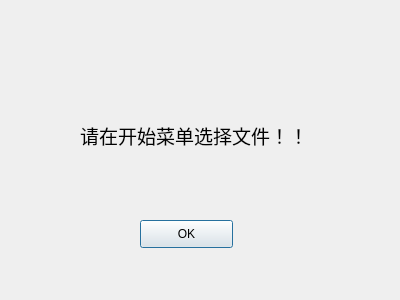
<?xml version="1.0" encoding="UTF-8"?>
<ui version="4.0">
 <class>Dialog</class>
 <widget class="QDialog" name="Dialog">
  <property name="geometry">
   <rect>
    <x>0</x>
    <y>0</y>
    <width>400</width>
    <height>300</height>
   </rect>
  </property>
  <property name="windowTitle">
   <string>警告！！！！</string>
  </property>
  <widget class="QPushButton" name="pushButton">
   <property name="geometry">
    <rect>
     <x>140</x>
     <y>220</y>
     <width>93</width>
     <height>28</height>
    </rect>
   </property>
   <property name="text">
    <string>OK</string>
   </property>
  </widget>
  <widget class="QLabel" name="label">
   <property name="geometry">
    <rect>
     <x>80</x>
     <y>100</y>
     <width>251</width>
     <height>71</height>
    </rect>
   </property>
   <property name="font">
    <font>
     <family>AgudaBoldW01-Regular</family>
     <pointsize>14</pointsize>
    </font>
   </property>
   <property name="text">
    <string>请在开始菜单选择文件！！</string>
   </property>
  </widget>
 </widget>
 <resources/>
 <connections>
  <connection>
   <sender>pushButton</sender>
   <signal>clicked()</signal>
   <receiver>Dialog</receiver>
   <slot>close()</slot>
   <hints>
    <hint type="sourcelabel">
     <x>181</x>
     <y>230</y>
    </hint>
    <hint type="destinationlabel">
     <x>255</x>
     <y>187</y>
    </hint>
   </hints>
  </connection>
 </connections>
</ui>
